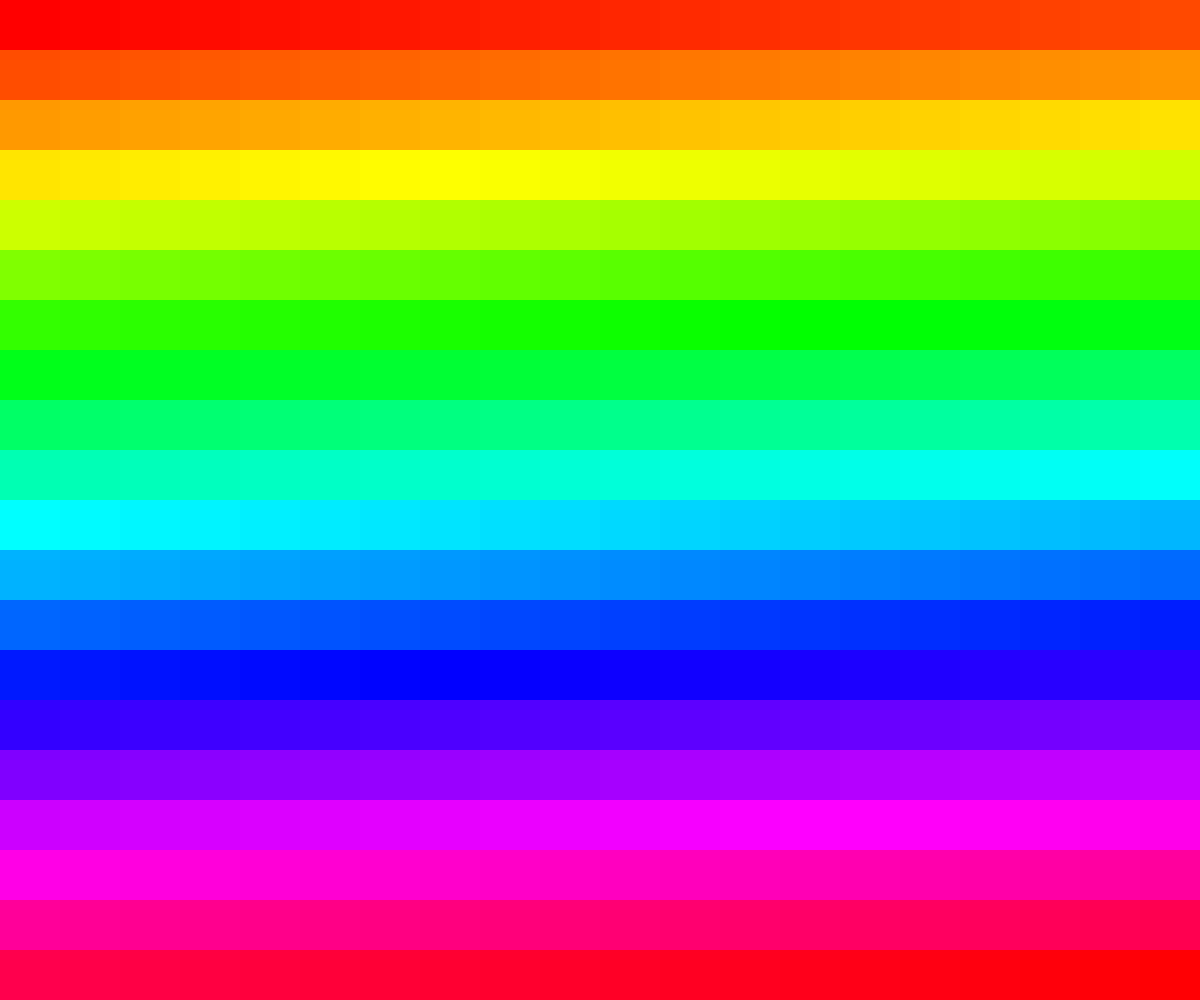
Frame 1 (no input)
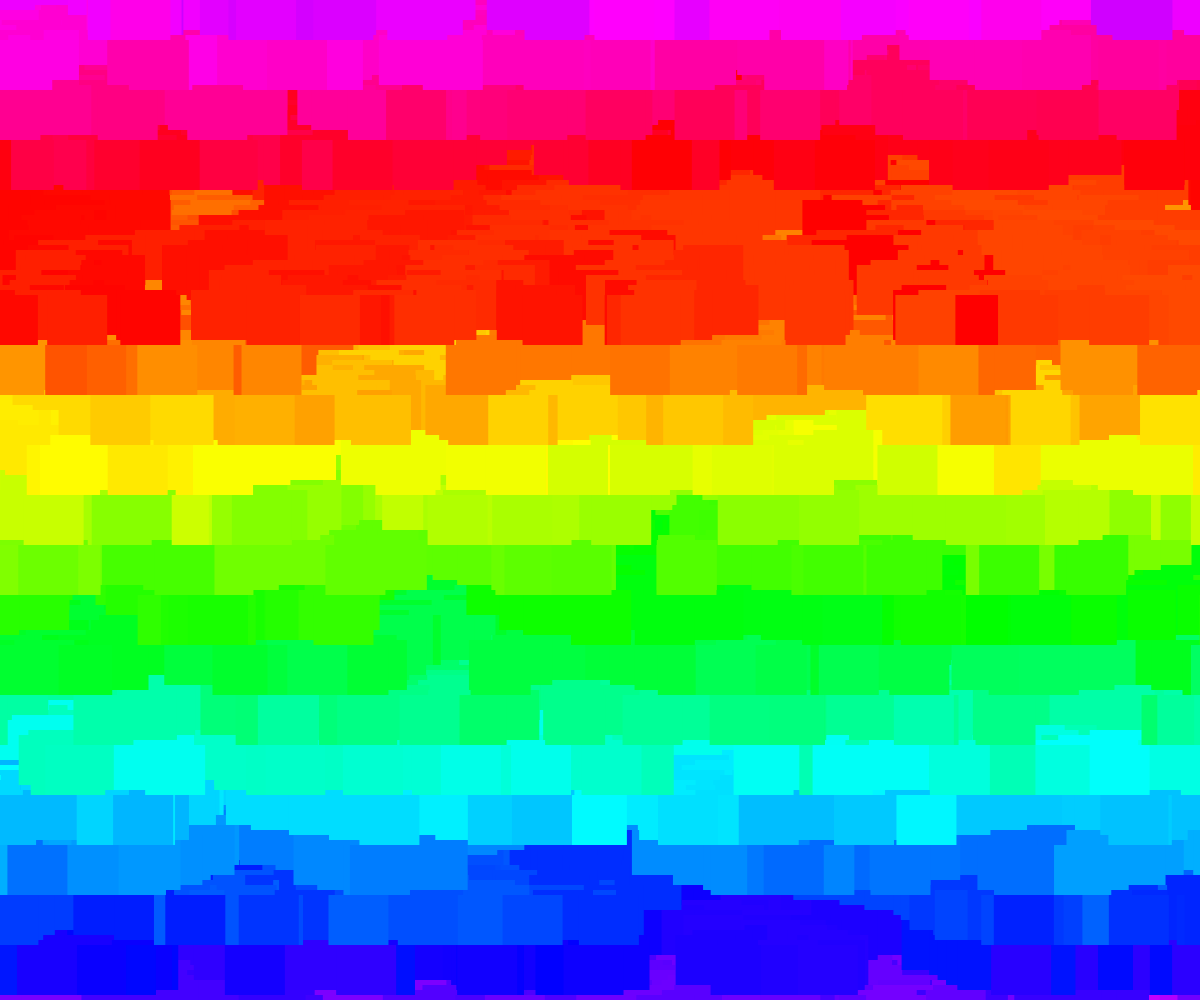
Frame 60 (no input)
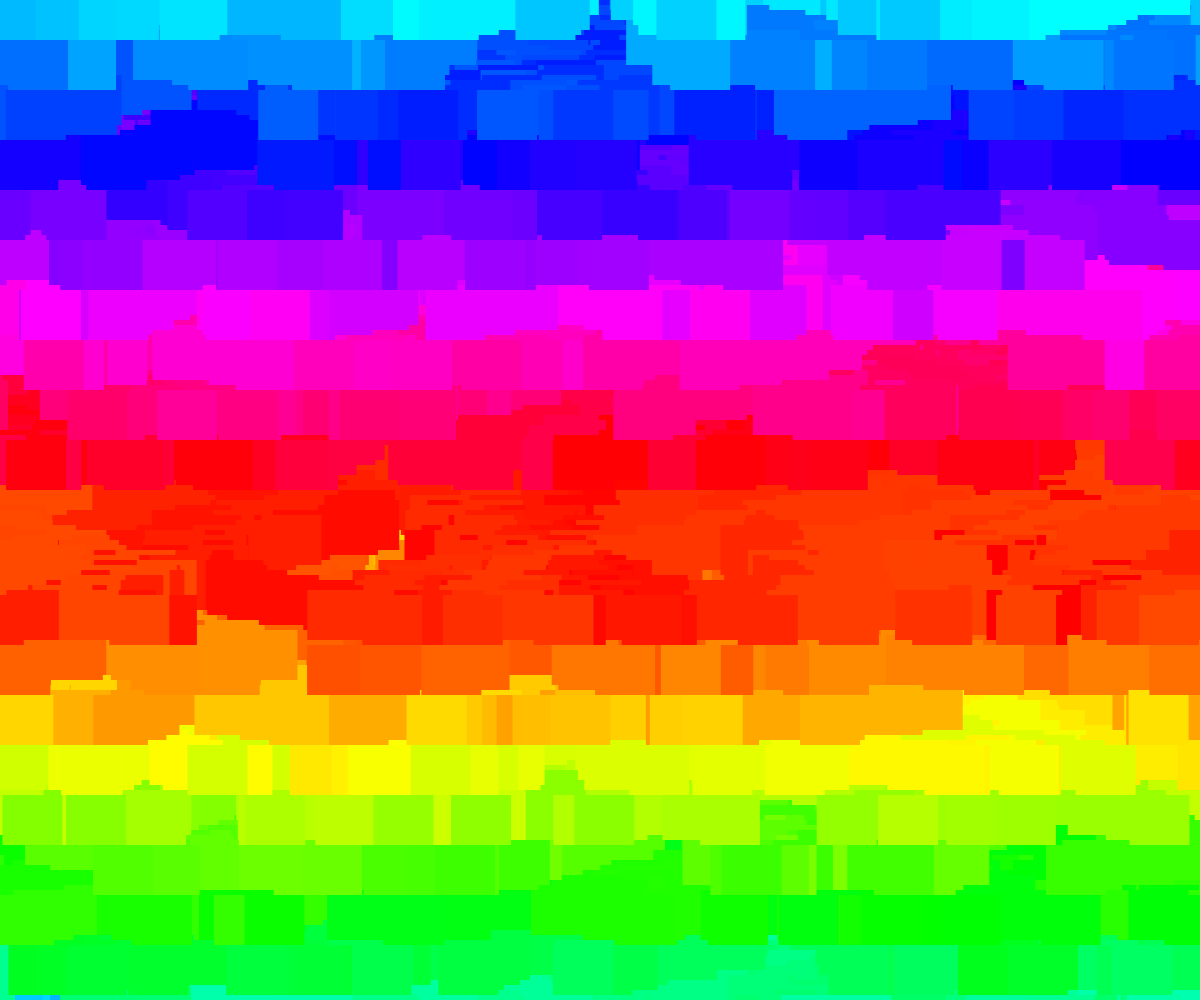
Frame 120 (the mouse pressed at the canvas centre since frame 60)

The p5.js sketch that drew these frames (run headless with seeded random() and noise() and a simulated clock; from frame 60 on, the mouse is pressed at the canvas centre):

// p5.js sketch
// ── sketch.js
function setup() {
  createCanvas(innerWidth, innerHeight);
  frameRate(60);
  looping = true;
  colorMode(HSB, 1, 1, 1);
  noStroke();
  num_rows = 20;
  num_tiles = num_rows * num_rows;
  tile_width = width / num_rows;
  tile_height = height / num_rows;
  tiles = [];
  for (let j = 0; j < num_rows; j++) {
    for (let i = 0; i < num_rows; i++) {
      if (Math.random() < 1) {
        tile_x = (i / num_rows) * width;
        tile_y = (j / num_rows) * height;
        tile_number = i + j * num_rows;
        tile_hue = map(tile_number, 0, num_tiles, 0, 1);
        tile = new Tile(tile_height, tile_width, tile_x, tile_y, tile_hue);
        tile.dir = int(random(0, 4));
        tiles.push(tile);
      }
    }
  }
}

function draw() {
  // background(0);
  for (let tile of tiles) {
    spread = 15;
    tile.draw();
    tile.move(random(-tile.width, tile.width), tile.height * 0.1);
    tile.wrap();
  }
}

class Tile {
  constructor(tile_height, tile_width, x, y, tile_hue) {
    this.x = x;
    this.y = y;
    this.width = tile_width;
    this.height = tile_height;
    this.hue = tile_hue;
    this.setColor();
  }
  setColor() {
    push();
    colorMode(HSB, 1, 1, 1);
    this.color = color(this.hue, 1, 1);
    pop();
  }
  draw() {
    fill(this.color);
    rect(this.x, this.y, this.width, this.height);
  }
  move(dx, dy) {
    this.x += dx;
    this.y += dy;
  }
  wrap() {
    if (this.x > width) {
      this.x = -this.width;
    }
    if (this.x < -this.width) {
      this.x = width;
    }
    if (this.y > height + this.height) {
      this.y = -this.height;
    }
    if (this.y < -this.height) {
      this.y = height;
    }
  }
}

class RandomTile extends Tile {
  constructor(tile_height) {
    super();
    this.x = random(width);
    this.y = random(height);
    this.height = tile_height;
    this.hue = random(1);
    this.setColor();
  }
  setColor() {
    push();
    colorMode(HSB, 1, 1, 1);
    this.color = color(this.hue, 1, 1);
    pop();
  }
  draw() {
    fill(this.color);
    rect(this.x, this.y, this.height, this.height);
  }
}

function mousePressed() {
  if (looping) {
    noLoop();
    looping = false;
  } else {
    loop();
    looping = true;
  }
}
